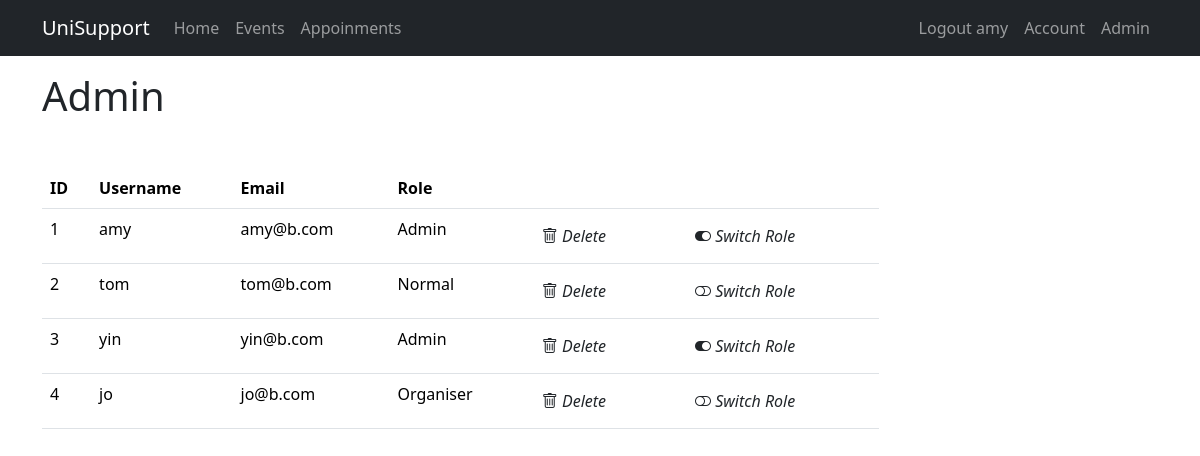
The page /admin (signed in) on the database its author committed.
### app/models.py (models this page shows, shortened)
@dataclass
class User(UserMixin, db.Model):
    __tablename__ = 'users'
    id: so.Mapped[int] = so.mapped_column(primary_key=True)
    email: so.Mapped[str] = so.mapped_column(sa.String(120), index=True, unique=True)
    username: so.Mapped[str] = so.mapped_column(sa.String(64), index=True, unique=True)
    password_hash: so.Mapped[Optional[str]] = so.mapped_column(sa.String(256))
    role: so.Mapped[str] = so.mapped_column(sa.String(10), default="Normal")
    events: so.Mapped[list['Event']] = relationship(back_populates='user', cascade='all, delete-orphan')
    appointments: so.Mapped[list['Appoitment']] = relationship(back_populates='user', cascade='all, delete-orphan')

### app/views.py (the view)
@app.route("/admin")
@login_required
def admin():
    if current_user.role != "Admin":
        return redirect(url_for('home'))
    form = ChooseForm()
    q = db.select(User)
    user_lst = db.session.scalars(q)
    return render_template('admin.html', title="Admin", user_lst=user_lst, form=form)

### app/models.py (called while the page is built)
@login.user_loader
def load_user(id):
    return db.session.get(User, int(id))

### app/templates/admin.html (shortened to what this page needs)
{% extends "base.html" %}
{% import "bootstrap_wtf.html" as wtf %}
{% block content %}
<h1>Admin</h1>
<div class="col-lg-9">
<table class="table mt-5">
    <thead>
        <tr>
            <th>ID</th>
            <th>Username</th>
            <th>Email</th>
            <th>Role</th>
            <th></th>
            <th></th>
        </tr>
    </thead>
    {% for user in user_lst %}
        <tr>
            <td>{{ user.id }}</td>
            <td>{{ user.username }}</td>
            <td>{{ user.email }}</td>
            <td>{{ user.role }}</td>
            <td>
                <form action="{{ url_for('delete_user') }}" method="post">
                    <button class="btn" type="submit">
                        <i class="bi bi-trash"> Delete</i>
                    </button>
                </form>
            </td>
            <td>
                <form action="{{ url_for('toggle_user_role') }}" method="post">
                    <button class="btn" type="submit">
                        {% if user.role == "Admin" %}
                        <i class="bi bi-toggle-on"> Switch Role</i>
                        {% else %}
                        <i class="bi bi-toggle-off"> Switch Role</i>
                        {% endif %}
                    </button>
                </form>
            </td>
        </tr>
    {% endfor %}
</table>
</div>
{% endblock %}

### app/templates/base.html (shortened to what this page needs)
<!doctype html>
<html lang="en">
<head>
    <link
            href="https://cdn.jsdelivr.net/npm/bootstrap@5.3.3/dist/css/bootstrap.min.css"
            rel="stylesheet"
>
    <link rel="stylesheet" href="https://cdn.jsdelivr.net/npm/bootstrap-icons@1.11.3/font/bootstrap-icons.min.css">
</head>
<body>
<nav class="navbar navbar-expand-sm bg-dark" data-bs-theme="dark">
    <div class="container">
        <a class="navbar-brand" href="{{ url_for('home') }}">UniSupport</a>
        <div class="collapse navbar-collapse" id="navbarSupportedContent">
            <ul class="navbar-nav me-auto mb-2 mb-lg-0">
                <li class="nav-item">
                    <a class="nav-link" aria-current="page" href="{{ url_for('home') }}">Home</a>
                </li>
                <li class="nav-item">
                    <a class="nav-link" aria-current="page" href="{{ url_for('events') }}">Events</a>
                </li>
                <li class="nav-item">
                    <a class="nav-link" aria-current="page" href="{{ url_for('appointments') }}">Appoinments</a>
                </li>
            </ul>
            <ul class="navbar-nav mb-2 mb-lg-0">
                {% if current_user.is_anonymous %}
                <li class="nav-item">
                    <a class="nav-link" aria-current="page" href="{{ url_for('login') }}">Login</a>
                </li>
                <li class="nav-item">
                    <a class="nav-link" aria-current="page" href="{{ url_for('register_email') }}">Register</a>
                </li>
                {% else %}
                <li class="nav-item">
                    <a class="nav-link" aria-current="page" href="{{ url_for('logout') }}">Logout {{ current_user.username }}</a>
                </li>
                {% endif %}
                <li class="nav-item">
                    <a class="nav-link" aria-current="page" href="{{ url_for('account') }}">Account</a>
                </li>
                {% if current_user.is_authenticated and current_user.role == "Admin" %}
                <li class="nav-item">
                    <a class="nav-link" aria-current="page" href="{{ url_for('admin') }}">Admin</a>
                </li>
                {% endif %}
            </ul>
        </div>
    </div>
</nav>
<div class="container">
    {% block content %}{% endblock content %}
</div>
</body>
</html>

### rows shown on the page
User: username "amy", id "1", email "amy@b.com", role "Admin", shows "Switch Role"
User: id "2", username "tom", email "tom@b.com", role "Normal", shows "Switch Role"
User: id "3", username "yin", email "yin@b.com", role "Admin", shows "Switch Role"
User: id "4", username "jo", email "jo@b.com", role "Organiser", shows "Switch Role"
